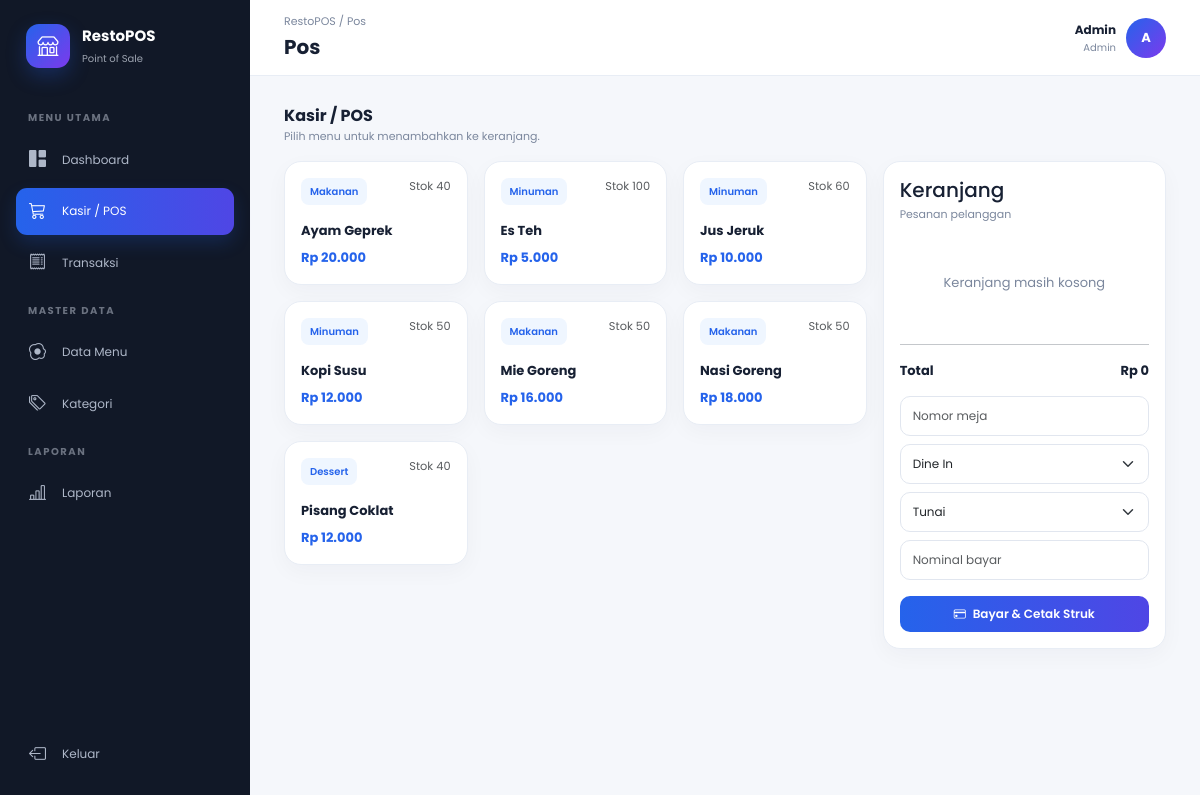
The app's page /pos.php (signed in) with its own data.
### tables this page shows
CREATE TABLE menus (
 id BIGINT UNSIGNED AUTO_INCREMENT PRIMARY KEY,
 category_id BIGINT UNSIGNED NOT NULL,
 name VARCHAR(100) NOT NULL,
 price INT NOT NULL DEFAULT 0,
 stock INT NOT NULL DEFAULT 0,
 image VARCHAR(255) NULL,
 FOREIGN KEY (category_id) REFERENCES categories(id) ON DELETE CASCADE
);

CREATE TABLE categories (
 id BIGINT UNSIGNED AUTO_INCREMENT PRIMARY KEY,
 name VARCHAR(100) NOT NULL
);

### config.php (called while the page is built, shortened)
<?php
function rupiah($n){ return 'Rp '.number_format((int)$n,0,',','.'); }

### pos.php (the view, shortened to what this page needs)
<?php require 'config.php'; role(['admin','kasir']); $menus=$conn->query("SELECT m.*,c.name category FROM menus m JOIN categories c ON c.id=m.category_id WHERE m.stock>0 ORDER BY m.name");include 'partials/header.php';?><div class="d-flex justify-content-between align-items-end mb-3"><div><div class="section-title">Kasir / POS</div><div class="sub">Pilih menu untuk menambahkan ke keranjang.</div></div></div><div class="row g-3"><div class="col-lg-8"><div class="row g-3"><?php while($m=$menus->fetch_assoc()):?><div class="col-sm-6 col-xl-4"><div class="cardx product p-3 h-100" onclick='addItem(<?=json_encode(["id"=>(int)$m["id"],"name"=>$m["name"],"price"=>(int)$m["price"],"stock"=>(int)$m["stock"]])?>)'><div class="d-flex justify-content-between"><span class="badge-soft"><?=$m['category']?></span><small class="text-muted">Stok <?=$m['stock']?></small></div><b class="d-block mt-3"><?=htmlspecialchars($m['name'])?></b><span class="price d-block mt-2"><?=rupiah($m['price'])?></span></div></div><?php endwhile;?></div></div><div class="col-lg-4"><div class="cardx p-3 sticky-lg-top" style="top:95px"><h5 class="mb-1">Keranjang</h5><div class="sub">Pesanan pelanggan</div><div id="cart" class="mt-3"></div><hr><div class="d-flex justify-content-between"><b>Total</b><b id="total"></b></div><input id="table" class="form-control mt-3" placeholder="Nomor meja"><select id="type" class="form-select mt-2"><option value="dine_in">Dine In</option></select><select id="payment" class="form-select mt-2"><option value="cash">Tunai</option></select><input id="pay" type="number" class="form-control mt-2" placeholder="Nominal bayar"><button class="btn btn-primary w-100 mt-3" onclick="checkout()"><i class="bi bi-credit-card me-1"></i> Bayar & Cetak Struk</button></div></div></div><?php include 'partials/footer.php';?>

### partials/header.php (style rules this page uses)
:root { --primary:#2563eb;--indigo:#4f46e5;--ink:#172033;--muted:#7b879d;--bg:#f5f7fb;--line:#e8edf5 }
* { box-sizing:border-box }
body { margin:0;background:var(--bg);color:var(--ink);font-family:Poppins,sans-serif;font-size:13px }
.cardx { background:#fff;border:1px solid var(--line);border-radius:17px;box-shadow:0 7px 22px #1e293b09 }
.form-control,.form-select { border-color:#e1e6ef;border-radius:10px;font-size:12px;padding:10px 12px }
.btn { border-radius:10px;font-size:12px;font-weight:600;padding:9px 13px }
.btn-primary { background:linear-gradient(90deg,var(--primary),var(--indigo));border:0 }
.badge-soft { background:#eff6ff;color:#2563eb;border-radius:8px;padding:6px 9px;font-size:10px;font-weight:600 }
.product { cursor:pointer;transition:.2s }
.price { color:var(--primary);font-weight:700 }
.section-title { font-weight:700;font-size:16px }
.sub { font-size:11px;color:var(--muted) }

### records on screen
menus: category.name "Makanan", stock "40", name "Ayam Geprek", price "Rp 20.000"
menus: category.name "Minuman", stock "100", name "Es Teh", price "Rp 5.000"
menus: category.name "Minuman", stock "60", name "Jus Jeruk", price "Rp 10.000"
menus: category.name "Minuman", stock "50", name "Kopi Susu", price "Rp 12.000"
menus: category.name "Makanan", stock "50", name "Mie Goreng", price "Rp 16.000"
menus: category.name "Makanan", stock "50", name "Nasi Goreng", price "Rp 18.000"
menus: category.name "Dessert", stock "40", name "Pisang Coklat", price "Rp 12.000"

### other values on screen
pathinfo($page,PATHINFO_FILENAME) "Pos"
$name "Admin"
$role "Admin"
substr($name,0,1) "A"
